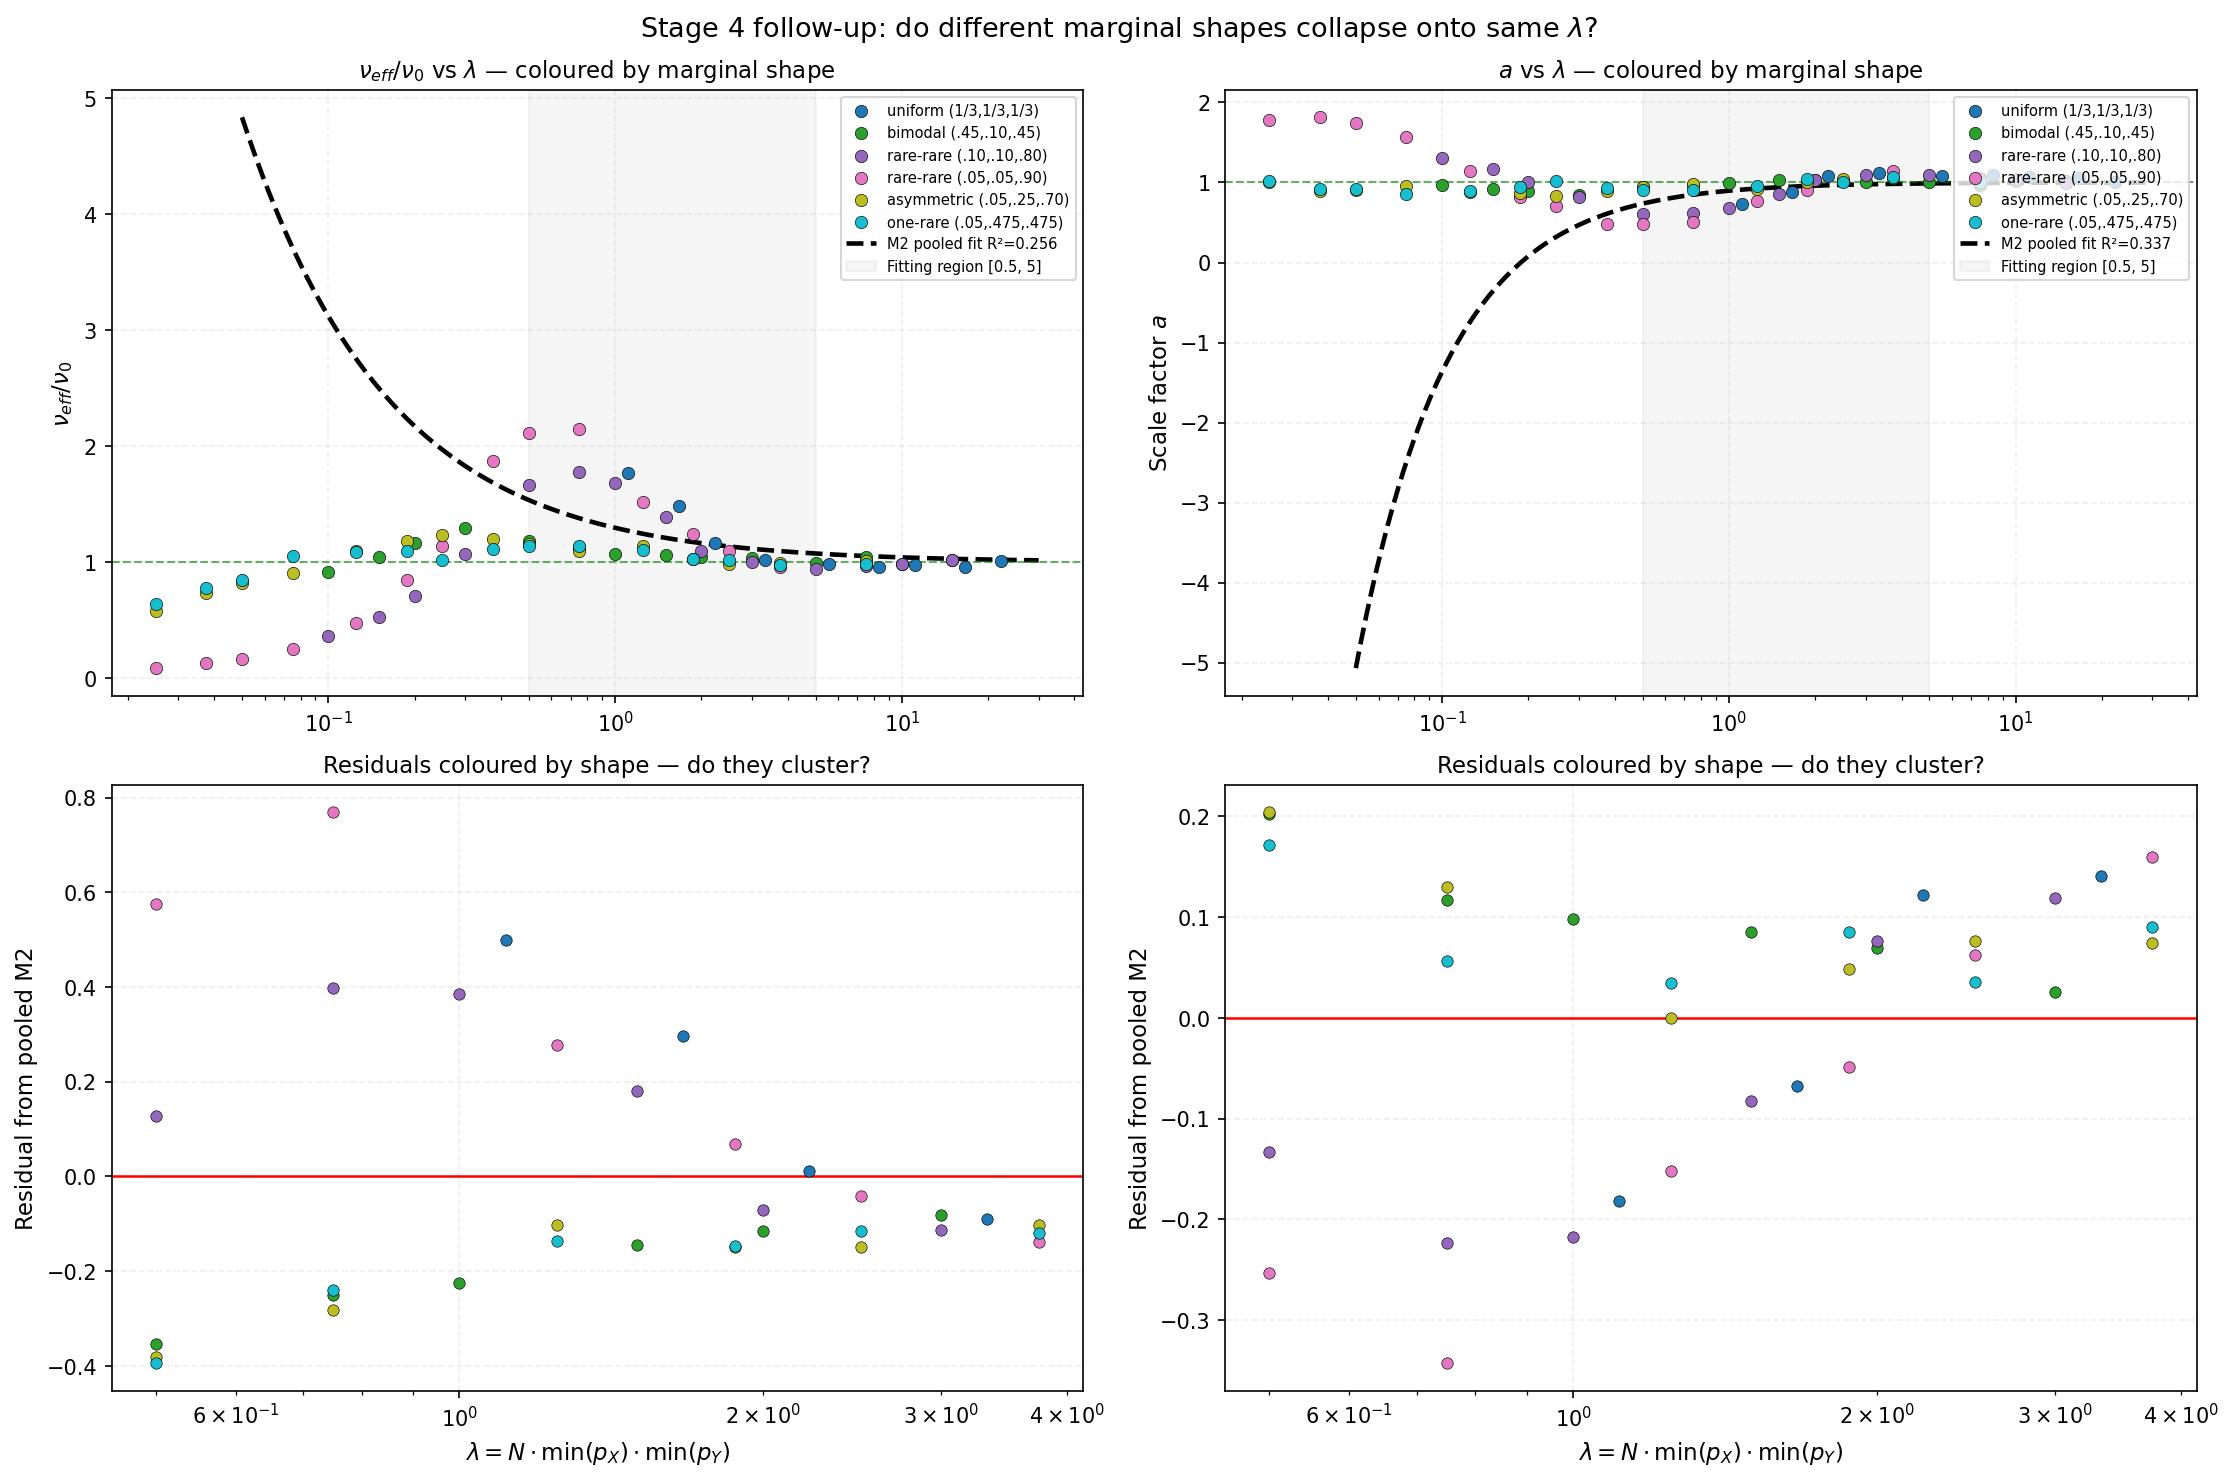

The Python source for this figure:
"""
Stage 4 follow-up: does the collapse onto λ = N·min(p_X)·min(p_Y) survive
when MANY cells of the 3×3 table are sparse, not just the rarest one?

The Stage 4 grid used (p, p, 1-2p), which produces 4 rare cells (corners) and
5 well-populated cells. Here we sweep marginal shapes that vary the *number*
of rare cells (n_rare = # cells with expected count < 5), holding everything
else as analogous as possible:

  uniform     (1/3, 1/3, 1/3)    : all 9 cells equal — most cells sparse
  bimodal     (0.45, 0.10, 0.45) : middle state rare → 5 rare cells
  rare-rare   (0.1, 0.1, 0.8)    : Stage 4 pattern — 4 rare cells
  asymmetric  (0.05, 0.25, 0.7)  : single very-rare state — 3 rare cells
  one-rare    (0.05, 0.475, 0.475): one very-rare state — 5 cells of mid count

Test: plot ν_eff/ν₀ and a vs λ, coloured by marginal type. If curves overlay,
then "single λ" is sufficient. If they separate, then n_rare (or some other
sparsity descriptor) matters and the Stage 4 universal rule breaks.
"""

import os
import numpy as np
from scipy import optimize, stats
import matplotlib.pyplot as plt
import matplotlib.cm as cm
import pandas as pd

from model_nu_a_3x3 import (
    bootstrap_moments, NU0, K_ALPHABET, LAM_LO, LAM_HI, MODELS, fit_model
)

OUT_DIR = os.path.dirname(os.path.abspath(__file__))
RNG_SEED = 42
K = 3_000

# ── Marginal shapes to test (p_X = p_Y for symmetry) ──────────────────────────

MARGINAL_SHAPES = {
    "uniform (1/3,1/3,1/3)":    np.array([1/3, 1/3, 1/3]),
    "bimodal (.45,.10,.45)":    np.array([0.45, 0.10, 0.45]),
    "rare-rare (.10,.10,.80)":  np.array([0.10, 0.10, 0.80]),
    "rare-rare (.05,.05,.90)":  np.array([0.05, 0.05, 0.90]),
    "asymmetric (.05,.25,.70)": np.array([0.05, 0.25, 0.70]),
    "one-rare (.05,.475,.475)": np.array([0.05, 0.475, 0.475]),
}

N_VALUES = [10, 15, 20, 30, 50, 75, 100, 150, 200, 300, 500, 750, 1000, 1500, 3000]


def describe_marginal(p_X, p_Y, N):
    """Return descriptors: lambda (rarest cell), n_rare (cells w/ exp count <5), n_zero (<1)."""
    cell_expected = N * np.outer(p_X, p_Y)
    lam = cell_expected.min()
    n_rare = int((cell_expected < 5).sum())
    n_very_rare = int((cell_expected < 1).sum())
    return lam, n_rare, n_very_rare


def generate_data(rng):
    rows = []
    for label, marg in MARGINAL_SHAPES.items():
        for N in N_VALUES:
            lam, n_rare, n_very_rare = describe_marginal(marg, marg, N)
            if lam < 0.02 or lam > 30:
                continue
            print(f"  {label:<30} N={N:5d}  λ={lam:.3f}  "
                  f"n_rare(<5)={n_rare}  n_very_rare(<1)={n_very_rare}",
                  flush=True)
            mu, sigma2 = bootstrap_moments(marg, marg, N, K, rng)
            nu = 2 * mu**2 / sigma2 if sigma2 > 0 else np.nan
            a  = sigma2 / (2 * mu)  if mu > 0     else np.nan
            rows.append(dict(
                shape=label, N=N, lam=lam,
                n_rare=n_rare, n_very_rare=n_very_rare,
                mu=mu, sigma2=sigma2,
                nu=nu, a=a, nu_norm=nu / NU0
            ))
    return pd.DataFrame(rows)


def plot_overlay(df, fits_nu, fits_a):
    lam_curve = np.logspace(np.log10(0.05), np.log10(30), 300)

    fig, axes = plt.subplots(2, 2, figsize=(15, 10))
    shape_colors = cm.tab10(np.linspace(0, 1, len(MARGINAL_SHAPES)))
    shape_to_color = dict(zip(MARGINAL_SHAPES.keys(), shape_colors))

    for col_idx, (target, fits, ylabel, title) in enumerate([
        ("nu_norm", fits_nu, r"$\nu_{eff}/\nu_0$",
         r"$\nu_{eff}/\nu_0$ vs $\lambda$ — coloured by marginal shape"),
        ("a",      fits_a,  "Scale factor $a$",
         r"$a$ vs $\lambda$ — coloured by marginal shape"),
    ]):
        ax_data = axes[0][col_idx]
        ax_res  = axes[1][col_idx]

        for shape_label in MARGINAL_SHAPES:
            grp = df[df["shape"] == shape_label]
            ax_data.scatter(grp["lam"], grp[target],
                            color=shape_to_color[shape_label], s=35,
                            zorder=5, label=shape_label, edgecolors="k", linewidths=0.3)

        # Overlay Stage 4 M2 fit as reference
        best_popt, best_r2 = max(fits.values(), key=lambda x: x[1] if x[0] is not None else -1)
        # Use M2 specifically
        m2_popt, m2_r2 = fits["M2: 1 + A/λ^γ"]
        func = MODELS["M2: 1 + A/λ^γ"][0]
        ax_data.plot(lam_curve, func(lam_curve, *m2_popt),
                     color="black", linewidth=2.2, linestyle="--",
                     label=f"M2 pooled fit R²={m2_r2:.3f}")

        ax_data.axhline(1.0, color="green", linestyle="--", linewidth=1.0, alpha=0.6)
        ax_data.axvspan(LAM_LO, LAM_HI, alpha=0.08, color="grey",
                        label="Fitting region [0.5, 5]")
        ax_data.set_xscale("log")
        ax_data.set_ylabel(ylabel, fontsize=11)
        ax_data.set_title(title, fontsize=11)
        ax_data.legend(fontsize=7, loc="upper right")
        ax_data.grid(True, alpha=0.2, linestyle="--")

        # Residuals from pooled M2 fit, coloured by marginal
        df_fit = df[(df["lam"] >= LAM_LO) & (df["lam"] <= LAM_HI)]
        resid = df_fit[target] - func(df_fit["lam"].values, *m2_popt)
        for shape_label in MARGINAL_SHAPES:
            m = df_fit["shape"] == shape_label
            ax_res.scatter(df_fit.loc[m, "lam"], resid[m],
                           color=shape_to_color[shape_label], s=30, zorder=5,
                           edgecolors="k", linewidths=0.3, label=shape_label)
        ax_res.axhline(0, color="red", linewidth=1.2)
        ax_res.set_xscale("log")
        ax_res.set_xlabel(r"$\lambda = N \cdot \min(p_X) \cdot \min(p_Y)$", fontsize=11)
        ax_res.set_ylabel("Residual from pooled M2", fontsize=11)
        ax_res.set_title(f"Residuals coloured by shape — do they cluster?",
                         fontsize=11)
        ax_res.grid(True, alpha=0.2, linestyle="--")

    fig.suptitle(
        r"Stage 4 follow-up: do different marginal shapes collapse onto same $\lambda$?",
        fontsize=13
    )
    plt.tight_layout()
    out = os.path.join(OUT_DIR, "multi_marginal_test.png")
    plt.savefig(out, dpi=150, bbox_inches="tight")
    print(f"Saved: {out}")
    plt.close(fig)


def per_shape_summary(df):
    print("\n=== Mean residual per marginal shape (fitting region only) ===")
    d = df[(df["lam"] >= LAM_LO) & (df["lam"] <= LAM_HI)]
    func = MODELS["M2: 1 + A/λ^γ"][0]

    # Fit pooled M2 on all shapes
    popt_nu, _ = optimize.curve_fit(func, d["lam"], d["nu_norm"], p0=[0.5, 1.0])
    popt_a,  _ = optimize.curve_fit(func, d["lam"], d["a"],       p0=[-0.2, 1.5])

    print(f"Pooled M2 fit: ν_norm: A={popt_nu[0]:+.4f}, γ={popt_nu[1]:.4f}")
    print(f"                a:      A={popt_a[0]:+.4f}, γ={popt_a[1]:.4f}\n")

    print(f"{'shape':<30} {'n':>3} {'⟨resid ν⟩':>12} {'⟨resid a⟩':>12} "
          f"{'mean n_rare':>12}")
    print("-" * 75)
    for shape_label in MARGINAL_SHAPES:
        m = d["shape"] == shape_label
        if m.sum() == 0:
            continue
        resid_nu = (d.loc[m, "nu_norm"].values
                    - func(d.loc[m, "lam"].values, *popt_nu))
        resid_a  = (d.loc[m, "a"].values
                    - func(d.loc[m, "lam"].values, *popt_a))
        print(f"{shape_label:<30} {m.sum():>3} {resid_nu.mean():>+12.4f} "
              f"{resid_a.mean():>+12.4f} {d.loc[m, 'n_rare'].mean():>12.2f}")

    # Test whether n_rare predicts residual
    log_n_rare = np.log(d["n_rare"].clip(lower=1).values)
    resid_nu = (d["nu_norm"].values - func(d["lam"].values, *popt_nu))
    resid_a  = (d["a"].values       - func(d["lam"].values, *popt_a))
    slope_nu, _, r_nu, p_nu, _ = stats.linregress(log_n_rare, resid_nu)
    slope_a,  _, r_a,  p_a,  _ = stats.linregress(log_n_rare, resid_a)
    print("\nDoes log(n_rare) explain residual variance after the λ-fit?")
    print(f"  ν residuals: slope={slope_nu:+.4f}/decade, R²={r_nu**2:.4f}, p={p_nu:.2e}")
    print(f"  a residuals: slope={slope_a:+.4f}/decade, R²={r_a**2:.4f}, p={p_a:.2e}")


def main():
    rng = np.random.default_rng(RNG_SEED)
    print(f"Bootstrap K={K} samples per config; {len(MARGINAL_SHAPES)} marginal shapes\n")
    df = generate_data(rng)
    df.to_csv("multi_marginal_data.csv", index=False)
    print(f"\nGenerated {len(df)} data points. Saved: multi_marginal_data.csv\n")

    # Fit pooled M1–M4 across all shapes (in fitting region)
    mask = (df["lam"] >= LAM_LO) & (df["lam"] <= LAM_HI)
    df_fit = df[mask]
    lam_fit = df_fit["lam"].values
    print(f"Fitting on {mask.sum()} pooled points (λ ∈ [{LAM_LO}, {LAM_HI}])")
    fits_nu, fits_a = {}, {}
    for name, (func, p0) in MODELS.items():
        fits_nu[name] = fit_model(func, p0, lam_fit, df_fit["nu_norm"].values)
        fits_a[name]  = fit_model(func, p0, lam_fit, df_fit["a"].values)

    print("\n=== Pooled fit (all shapes together) ===")
    print(f"{'Model':<24}  {'R²(ν/ν₀)':>10}  {'R²(a)':>8}")
    for name in MODELS:
        popt_nu, r2_nu = fits_nu.get(name, (None, np.nan))
        popt_a,  r2_a  = fits_a.get(name,  (None, np.nan))
        print(f"{name:<24}  {r2_nu:>10.5f}  {r2_a:>8.5f}")

    per_shape_summary(df)
    plot_overlay(df, fits_nu, fits_a)


if __name__ == "__main__":
    main()
